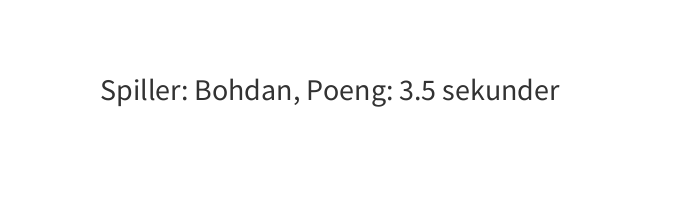
Frame 1 (no input)
Frame 60 (the mouse pressed at the canvas centre just before this capture): identical to frame 1, image omitted
Frame 120 (the mouse held since frame 60 and released just before this capture): identical to frame 1, image omitted

The Processing sketch that drew this single still picture (run headless with seeded random() and noise(); from frame 60 on, the mouse is pressed at the canvas centre):

// Processing sketch: text_med_variable
// ── text_med_variable.pde
int poeng = 15;
String navn = "Bohdan";
float time = 3.5;
int back = 255;

void setup(){
  size(700, 200);
}

void draw(){
  background(back);
  fill(50,50,50);
  textSize(30);
  text("Spiller: " + navn + ", Poeng: " + time + " sekunder", 100, 100);
}
